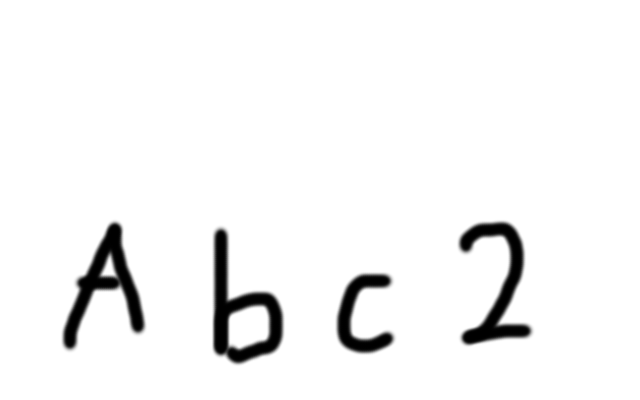
#> input picture ocr_test_img1.png, 640 x 400 px
$ python -i ocr_util.py   (imports and definitions only)
#> lines starting #> are read from the running program, lines starting #| are printed output that depends on the picture; after the words box and inside, x2 and y2 are one past the last pixel; in counts of white or black regions, pixels touching at a corner belong together

import numpy as np

from skimage import filters
from skimage import measure
from skimage.morphology import disk
from skimage import transform as tf
from skimage.external.tifffile import imshow
from skimage.io import imsave
from matplotlib import pyplot

from shutil import rmtree

import os
#OUTPUT_DIR = "./presentation_images"
OUTPUT_DIR = "./paper_images"

def get_output_path(step, name):
    name = name + "_i_test_good"
    if step is None:
        img_name = name + ".png"
    else:
        fmt = "{:02d}_{}.png"
        img_name = fmt.format(step, name)
    return os.path.join(OUTPUT_DIR, img_name)

def make_dir(path, overwrite = True):
    if os.path.exists(OUTPUT_DIR) and not os.path.isdir(OUTPUT_DIR):
        raise Exception("Expected directory path exists and is not a directory! '{}'".format(OUTPUT_DIR))

    if os.path.exists(OUTPUT_DIR) and overwrite:
        rmtree(OUTPUT_DIR)

    if not os.path.exists(OUTPUT_DIR):
        os.makedirs(OUTPUT_DIR)


def segment_letters(image, final_size = (64,64), show_filters = False, save_images = False):

    if save_images:
        make_dir(OUTPUT_DIR, overwrite = True)

    step = 0
    if save_images:
        imsave(get_output_path(step, 'original'), image)
    step += 1

    # normalize the image
    filt_image = normalize_image_values(image)


    if save_images:
        imsave(get_output_path(step, 'norm_original'), filt_image)
    step += 1

    if show_filters:
        imshow(image)

    #filt_image = sharpen(filt_image, 1.0)
    filt_image = sharpen(filt_image, 3.0)

    if save_images:
        imsave(get_output_path(step, 'sharpened'), filt_image)
    step += 1

    # [5 lines of commented-out code are left out]
    norm_image = normalize_image_values(filt_image)


    if save_images:
        imsave(get_output_path(step, 'norm_sharpened'), norm_image)
    step += 1

    if show_filters:
        imshow(norm_image)


    thresh = np.mean(norm_image.flatten()) * 0.7

    #print("Threshold : {:f}".format(thresh))
    #thresh = 0.5
    thresh_image = norm_image < thresh

    if show_filters:
        imshow(thresh_image)
        pyplot.show()

    if save_images:
        imsave(get_output_path(step, 'thresh_image'), thresh_image.astype(np.float32))
    step += 1

    cleaned_image = remove_edge_blobs(thresh_image, edge_pad = 16)

    if save_images:
        imsave(get_output_path(step, 'cleaned_image'), cleaned_image)
    step += 1

    if save_images:
        inv_image = 1 - norm_image
        masked_image = 1 - (inv_image * cleaned_image)
        imsave(get_output_path(step, 'masked_cleaned_image'), masked_image)
    step += 1

    if cleaned_image is None:
        return []

    crop_bounds = get_crop_bounds(cleaned_image, padding = 16)
    cropped_img = crop_image(norm_image, *crop_bounds)

    if save_images:
        imsave(get_output_path(step, 'cropped_img'), cropped_img)
    step += 1

    # now that we're just looking at the image content, lets segment
    thresh_image = cropped_img < thresh
    col_chunks = find_col_chunks(thresh_image)

    img_chunks = crop_col_chunks(cropped_img, col_chunks)

    if save_images:
        for num, chunk in enumerate(img_chunks):
            name = "raw_chunk{:02d}".format(num)
            imsave(get_output_path(step, name), chunk)
    step += 1

    img_chunks = [make_image_square(img) for img in img_chunks]

    if save_images:
        for num, chunk in enumerate(img_chunks):
            name = "square_chunk{:02d}".format(num)
            imsave(get_output_path(step, name), chunk)
    step += 1


    img_chunks = [tf.resize(img, final_size) for img in img_chunks]

    if save_images:
        for num, chunk in enumerate(img_chunks):
            name = "resize_chunk{:02d}".format(num)
            imsave(get_output_path(step, name), chunk)
    step += 1

    img_chunks = [img > thresh for img in img_chunks]


    pyplot.show()

    return img_chunks


def remove_edge_blobs(thresh_image, edge_pad = 4):
    all_labels = measure.label(thresh_image, background = 0)

    props = measure.regionprops(all_labels)

    img_h, img_w = thresh_image.shape

    to_keep = []
    for prop in props:
        label = prop.label
        min_row, min_col, max_row, max_col = prop.bbox

        if min_row <= edge_pad or min_col <= edge_pad:
            continue
            #to_remove.append(label)
        elif max_row >= img_h - edge_pad:
            #to_remove.append(label)
            continue
        elif max_col >= img_w - edge_pad:
            #to_remove.append(label)
            continue
        else:
            to_keep.append(label)

    if len(to_keep) <= 0:
        return None

    cleaned_image = np.zeros((all_labels.shape))

    for label in to_keep:
        cleaned_image += (all_labels == label)

    return cleaned_image
    #imshow(all_labels, cmap='spectral')
    #imshow(cleaned_image, cmap='spectral')
    #pyplot.show()

def sharpen(image, sigma):
    blurred_image = filters.gaussian(image, sigma = sigma)
    filter_blurred_image = filters.gaussian(blurred_image, sigma = sigma / 2.0)
    alpha = 0.5
    sharp_image = blurred_image + alpha * (blurred_image - filter_blurred_image)
    return normalize_image_values(sharp_image)


def make_image_square(image):
    img_h, img_w = image.shape
    dom_size = max(image.shape)

    pad_w = dom_size - img_w
    pad_wl = int(pad_w / 2.0)
    pad_wr = pad_w - pad_wl

    pad_h = dom_size - img_h
    pad_hl = int(pad_h / 2.0)
    pad_hr = pad_h - pad_hl

    #return np.pad(image, ((pad_hl, pad_hr), (pad_wl, pad_wr)), 'constant', constant_values = 1.0)
    return np.pad(image, ((pad_hl, pad_hr), (pad_wl, pad_wr)), 'maximum')

def crop_col_chunks(image, col_chunks):
    img_chunks = []
    img_h, img_w = image.shape
    for col_chunk in col_chunks:
        img_chunks.append(crop_image(image, 0, img_h, *col_chunk))

    return img_chunks

def find_col_chunks(image, gap_tolerance = 4, chunk_padding = 8):
    if gap_tolerance <= 0:
        gap_tolerance = 1

    col_means = np.mean(image, axis = 0)
    nonzero_indices = np.asarray(col_means.nonzero()).flatten()
    img_h, img_w = image.shape

    chunks = []
    def add_chunk(start, end):
        start = start - chunk_padding
        if start < 0: start = 0

        end = end + chunk_padding
        if end > img_w: end = img_w

        chunks.append((start, end))

    chunk_start = None
    prev_idx = 0
    for idx in nonzero_indices:
        if chunk_start is None:
            chunk_start = idx
        elif (idx - prev_idx) > gap_tolerance:
            add_chunk(chunk_start, prev_idx)
            chunk_start = idx

        prev_idx = idx

    if len(chunks) > 0:
        add_chunk(chunk_start, prev_idx)

    return chunks

def normalize_image_values(image):
    max_val = max(image.flatten())
    min_val = min(image.flatten())
    val_range = max_val - min_val

    if val_range == 0.0: return image
    if val_range == 1.0: return image
    return (image - min_val) / val_range


def crop_image(image, row_start, row_end, col_start, col_end):
    return image[row_start:row_end , col_start:col_end]

def get_crop_bounds(image, padding = 0):

    # compute the means of each row and column to simplify the calc
    col_means = np.mean(image, axis = 0)
    row_means = np.mean(image, axis = 1)

    # find the first and last non-zero values for both row and col
    def find_start_end(vals):
        nonzero_indices = np.asarray(vals.nonzero())
        return min(nonzero_indices.flatten()), max(nonzero_indices.flatten())

    col_start, col_end = find_start_end(col_means)
    row_start, row_end = find_start_end(row_means)

    # now add padding
    img_h, img_w = image.shape
    col_start = col_start - padding
    if col_start < 0: col_start = 0

    col_end = col_end + padding
    if col_end > img_w: col_end = img_w

    row_start = row_start - padding
    if row_start < 0: row_start = 0

    row_end = row_end + padding
    if row_end > img_h: row_end = img_h

    return row_start, row_end, col_start, col_end

>>> import cv2
>>> picture = cv2.imread('ocr_test_img1.png', cv2.IMREAD_GRAYSCALE)
#> picture is the input picture: shape (400, 640); min 0, max 255, mean 243.7
>>> result = segment_letters(picture)
#> in normalize_image_values, `max_val = max(image.flatten())`: max_val = 255
#> in normalize_image_values, `min_val = min(image.flatten())`: min_val = 0
#> in normalize_image_values, `val_range = max_val - min_val`: val_range = 255
#> in sharpen, `blurred_image = filters.gaussian(image, sigma = sigma)`:
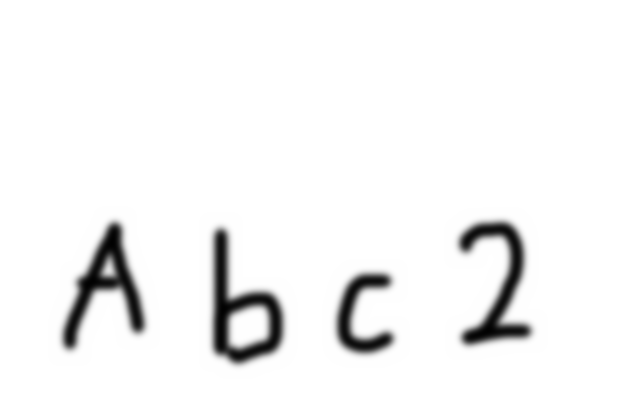
#> blurred_image: shape (400, 640) float64; min 0.00604, max 1, mean 0.956
#> in segment_letters, `thresh = np.mean(norm_image.flatten()) * 0.7`: thresh = 0.669
#> in segment_letters, `thresh_image = norm_image < thresh`:
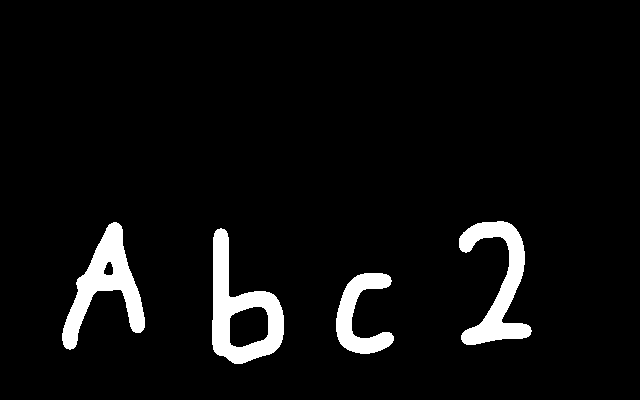
#> thresh_image: shape (400, 640) bool; 5.4% white; 4 white regions
#> in remove_edge_blobs, `all_labels = measure.label(thresh_image, background = 0)`:
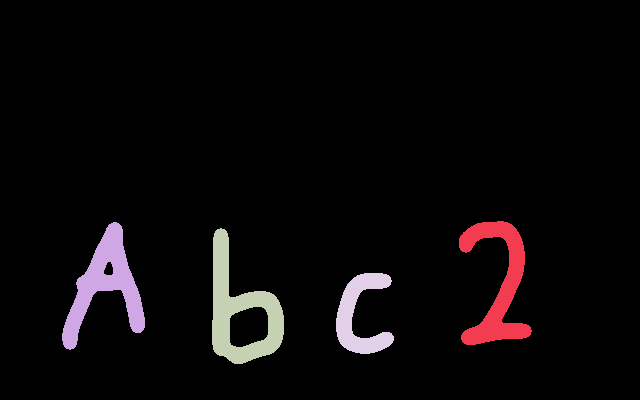
#> all_labels: shape (400, 640) int32; 5 distinct labels, from 0 to 4; one colour per label, 0 black
#> in remove_edge_blobs, `props = measure.regionprops(all_labels)`: props = 4 regions; box (x1, y1, x2, y2) and area: (212, 228, 284, 364) 4182, (62, 222, 145, 350) 3891, (459, 221, 532, 345) 3584, (336, 273, 394, 354) 2192
#> the loop in remove_edge_blobs, `for prop in props:` made 4 passes
#> (min_row, min_col, max_row, max_col) on passes 1 to 4: (221, 459, 345, 532), (222, 62, 350, 145), (228, 212, 364, 284), (273, 336, 354, 394)
#> after the loop in remove_edge_blobs, `for prop in props:`: to_keep = [1, 2, 3, 4]
#> the loop in remove_edge_blobs, `for label in to_keep:` made 4 passes
#> pass 3, in remove_edge_blobs, `cleaned_image += (all_labels == label)`:
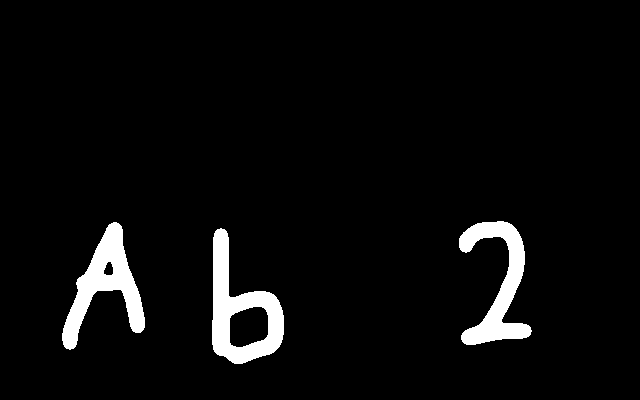
#> cleaned_image: shape (400, 640) float64; values 0 (black) and 1 (white), 4.6% white; 3 white regions, box (x1, y1, x2, y2) and area: (212, 228, 284, 364) 4182, (62, 222, 145, 350) 3891, (459, 221, 532, 345) 3584
#> after the loop in remove_edge_blobs, `for label in to_keep:`:
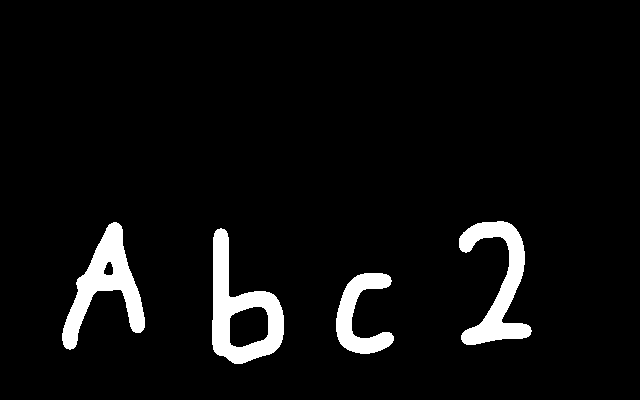
#> cleaned_image: shape (400, 640) float64; values 0 (black) and 1 (white), 5.4% white; 4 white regions, box (x1, y1, x2, y2) and area: (212, 228, 284, 364) 4182, (62, 222, 145, 350) 3891, (459, 221, 532, 345) 3584, (336, 273, 394, 354) 2192
#> in get_crop_bounds, `col_means = np.mean(image, axis = 0)`: col_means = 640 values, max 0.32 at index 220, min 0 at index 0, mean 0.0541
#> in get_crop_bounds, `row_means = np.mean(image, axis = 1)`: row_means = 400 values, max 0.266 at index 338, min 0 at index 0, mean 0.0541
#> in get_crop_bounds, `col_start, col_end = find_start_end(col_means)`: col_start = 62; col_end = 531
#> in get_crop_bounds, `row_start, row_end = find_start_end(row_means)`: row_start = 221; row_end = 363
#> in get_crop_bounds, `col_start = col_start - padding`: col_start = 46
#> in get_crop_bounds, `col_end = col_end + padding`: col_end = 547
#> in get_crop_bounds, `row_start = row_start - padding`: row_start = 205
#> in get_crop_bounds, `row_end = row_end + padding`: row_end = 379
#> in segment_letters, `crop_bounds = get_crop_bounds(cleaned_image, padding = 16)`: crop_bounds = (205, 379, 46, 547)
#> in crop_image, `return image[row_start:row_end , col_start:col_end]`:
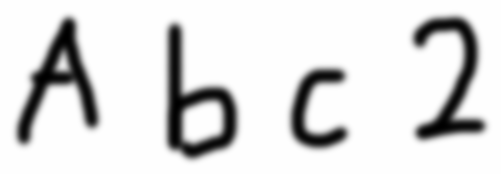
#> returned value: shape (174, 501) float64; min 0, max 1, mean 0.869
#> in segment_letters, `thresh_image = cropped_img < thresh`:
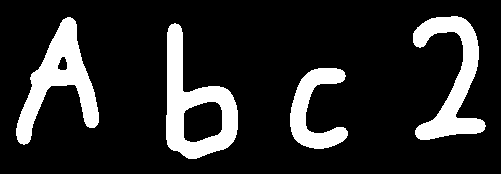
#> thresh_image: shape (174, 501) bool; 15.9% white; 4 white regions, box (x1, y1, x2, y2) and area: (166, 23, 238, 159) 4182, (16, 17, 99, 145) 3891, (413, 16, 486, 140) 3584, (290, 68, 348, 149) 2192
#> in find_col_chunks, `col_means = np.mean(image, axis = 0)`: col_means = 501 values, max 0.736 at index 174, min 0 at index 0, mean 0.159
#> in find_col_chunks, `nonzero_indices = np.asarray(col_means.nonzero()).flatten()`: nonzero_indices = 286 values from 16 to 485
#> the loop in find_col_chunks, `for idx in nonzero_indices:` made 286 passes
#> chunk_start on passes 1, 84, 156, 214: 16, 166, 290, 413
#> in segment_letters, `col_chunks = find_col_chunks(thresh_image)`: col_chunks = [(8, 106), (158, 245), (282, 355), (405, 493)]
#> the loop in crop_col_chunks, `for col_chunk in col_chunks:` made 4 passes
#> after the loop in crop_col_chunks, `for col_chunk in col_chunks:`: img_chunks = 4 items
#> result = 4 items

$ run again, on ocr_test_red_boat.png
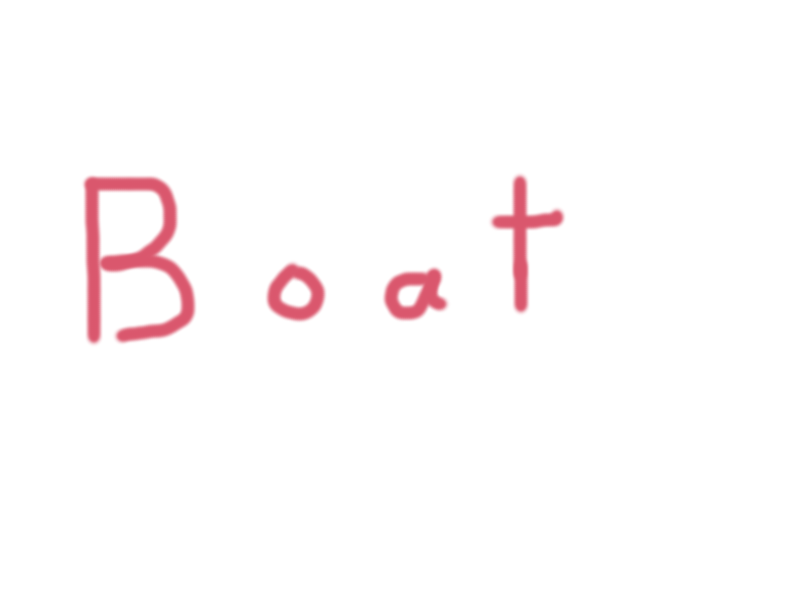
#> input picture ocr_test_red_boat.png, 800 x 600 px
#> max_val = 255
#> min_val = 128
#> val_range = 127
#> thresh = 0.682
#> all_labels: shape (600, 800) int32; 5 distinct labels, from 0 to 4
#> props = 4 regions; box (x1, y1, x2, y2) and area: (83, 176, 196, 344) 8086, (491, 175, 564, 313) 3035, (383, 268, 447, 321) 2266, (266, 263, 326, 322) 2150
#> the loop in remove_edge_blobs, `for prop in props:` made 4 passes
#> (min_row, min_col, max_row, max_col) on passes 1 to 4: (175, 491, 313, 564), (176, 83, 344, 196), (263, 266, 322, 326), (268, 383, 321, 447)
#> after the loop in remove_edge_blobs, `for prop in props:`: to_keep = [1, 2, 3, 4]
#> the loop in remove_edge_blobs, `for label in to_keep:` made 4 passes
#> after the loop in remove_edge_blobs, `for label in to_keep:`:
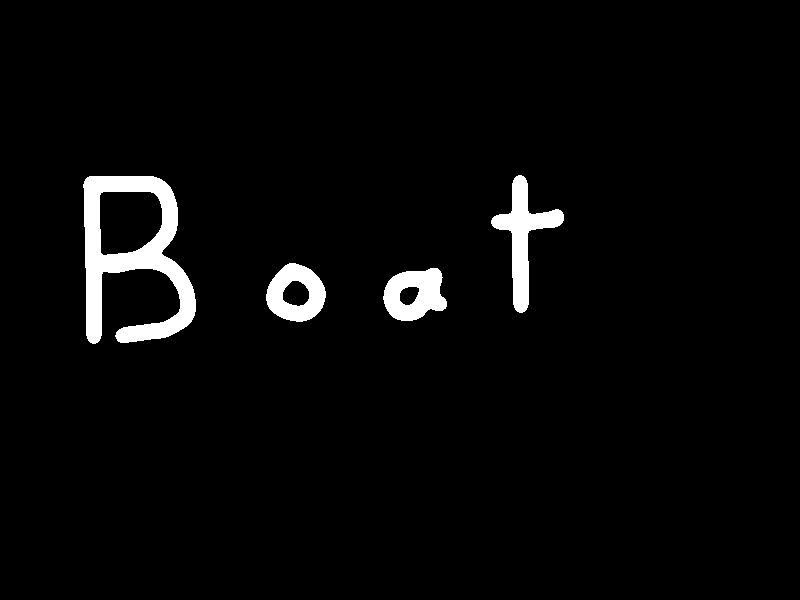
#> cleaned_image: shape (600, 800) float64; values 0 (black) and 1 (white), 3.2% white; 4 white regions, box (x1, y1, x2, y2) and area: (83, 176, 196, 344) 8086, (491, 175, 564, 313) 3035, (383, 268, 447, 321) 2266, (266, 263, 326, 322) 2150
#> in get_crop_bounds, `col_means = np.mean(image, axis = 0)`: col_means = 800 values, max 0.28 at index 92, min 0 at index 0, mean 0.0324
#> row_means = 600 values, max 0.204 at index 306, min 0 at index 0, mean 0.0324
#> in get_crop_bounds, `col_start, col_end = find_start_end(col_means)`: col_start = 83; col_end = 563
#> in get_crop_bounds, `row_start, row_end = find_start_end(row_means)`: row_start = 175; row_end = 343
#> in get_crop_bounds, `col_start = col_start - padding`: col_start = 67
#> in get_crop_bounds, `col_end = col_end + padding`: col_end = 579
#> in get_crop_bounds, `row_start = row_start - padding`: row_start = 159
#> in get_crop_bounds, `row_end = row_end + padding`: row_end = 359
#> crop_bounds = (159, 359, 67, 579)
#> in segment_letters, `thresh_image = cropped_img < thresh`:
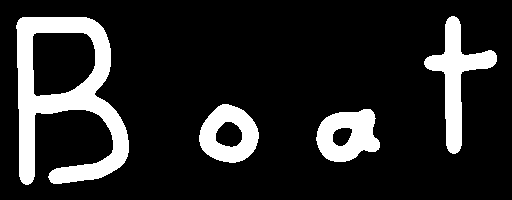
#> thresh_image: shape (200, 512) bool; 15.2% white; 4 white regions, box (x1, y1, x2, y2) and area: (16, 17, 129, 185) 8086, (424, 16, 497, 154) 3035, (316, 109, 380, 162) 2266, (199, 104, 259, 163) 2150
#> in find_col_chunks, `col_means = np.mean(image, axis = 0)`: col_means = 512 values, max 0.84 at index 25, min 0 at index 0, mean 0.152
#> nonzero_indices = 310 values from 16 to 496
#> the loop in find_col_chunks, `for idx in nonzero_indices:` made 310 passes
#> chunk_start on passes 1, 114, 174, 238: 16, 199, 316, 424
#> col_chunks = [(8, 136), (191, 266), (308, 387), (416, 504)]
#> the loop in crop_col_chunks, `for col_chunk in col_chunks:` made 4 passes
#> after the loop in crop_col_chunks, `for col_chunk in col_chunks:`: img_chunks = 4 items
